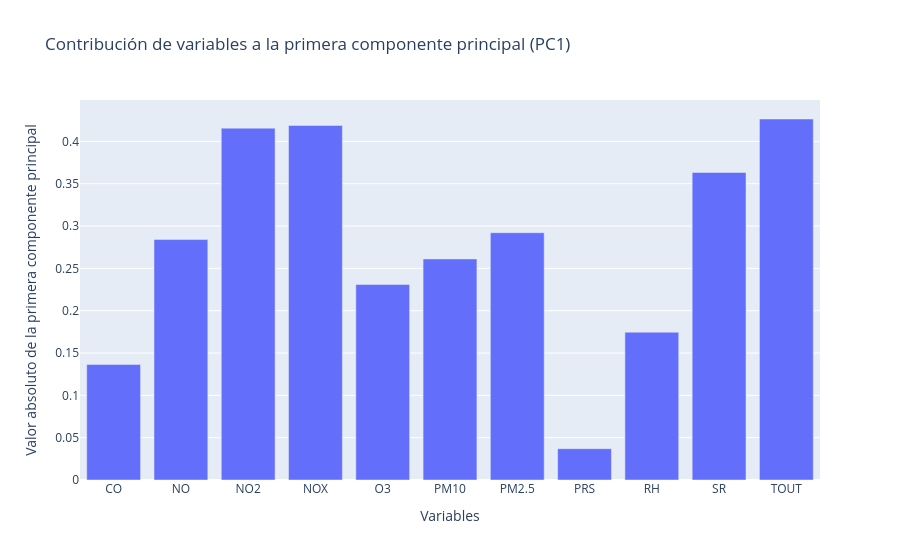

Notebook code for this chart:
### Markdown cell above
Se visualiza la magnitud de la influencia de cada variable en la primera componente principal. Las variables con barras más altas tienen mayor contribución a PC1, es decir, mayor peso en la dirección de máxima variabilidad. Al estar los datos estandarizados, ninguna variable domina por el solo hecho de tener una escala más grande.

### Code cell
fig = px.bar(PC1_abs, x='Variables', y='Valor absoluto',
             labels={'Valor absoluto': 'Valor absoluto de la primera componente principal'},
             title='Contribución de variables a la primera componente principal (PC1)')
fig.show()

### Figure 1 — Plotly figure (JSON) as saved in the notebook; plotly's stock layout.template omitted (floating-point values rounded to 4 significant figures)
{"data": [{"hovertemplate": "Variables=%{x}<br>Valor absoluto de la primera componente principal=%{y}<extra></extra>", "legendgroup": "", "marker": {"color": "#636efa", "pattern": {"shape": ""}}, "name": "", "orientation": "v", "showlegend": false, "textposition": "auto", "type": "bar", "x": ["CO", "NO", "NO2", "NOX", "O3", "PM10", "PM2.5", "PRS", "RH", "SR", "TOUT"], "xaxis": "x", "y": [0.1365, 0.284, 0.4156, 0.4189, 0.2309, 0.2611, 0.2921, 0.03699, 0.1746, 0.3632, 0.4264], "yaxis": "y"}], "layout": {"barmode": "relative", "legend": {"tracegroupgap": 0}, "title": {"text": "Contribución de variables a la primera componente principal (PC1)"}, "xaxis": {"anchor": "y", "domain": [0, 1], "title": {"text": "Variables"}}, "yaxis": {"anchor": "x", "domain": [0, 1], "title": {"text": "Valor absoluto de la primera componente principal"}}}}
